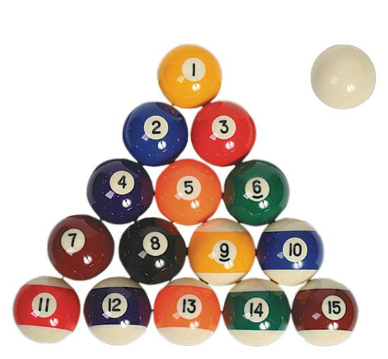
#> input picture 6. 이미지 다루기 및 데이터셋 구축/2022-12-07 OpenCV를 이용한 차량 번호판 감지 + 얼굴 인식 및 정렬/dgg.png, 388 x 359 px
$ python '2.1 opening.py'
#> lines starting #> are read from the running program, lines starting #| are printed output that depends on the picture; after the words box and inside, x2 and y2 are one past the last pixel; in counts of white or black regions, pixels touching at a corner belong together
"""
opening : erosin --> dilation(to delete dot noise)
"""
# 파일 경로 잡을 때(상대 위치)
# . --> 현재 위치
# .. --> 부모 디렉토리 위치

import numpy as np
import cv2
import matplotlib.pyplot as plt
import os
import koreanize_matplotlib

img = cv2.imread('./dgg.png', cv2.IMREAD_GRAYSCALE)
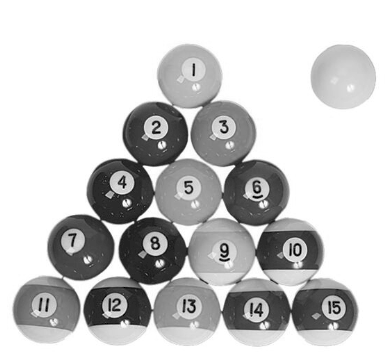
#> img: shape (359, 388); min 0, max 255, mean 202.7
_, mask = cv2.threshold(img, 230, 255, cv2.THRESH_BINARY_INV)
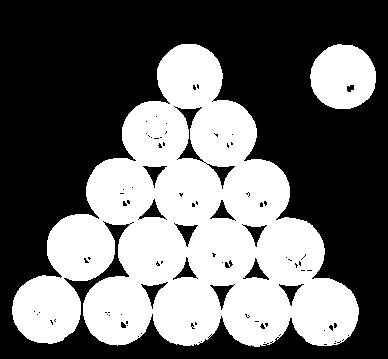
#> mask: shape (359, 388); 41.4% white; 2 white regions, box (x1, y1, x2, y2) and area: (12, 44, 359, 347) 54277, (310, 44, 376, 109) 3343

# data type : int, float --> python에서는 메모리 제한이 없음
kernel = np.ones((3,3), np.uint8)

N = 5
idx = 1
plt.figure(figsize=(15,15))

for i in range(1, N+1):
    erosion = cv2.erode(mask, kernel, iterations=i)
    opening = cv2.dilate(erosion, kernel, iterations=i)
    f_opening = cv2.morphologyEx(mask, cv2.MORPH_OPEN, kernel, iterations=i)

    plt.subplot(N,2,idx)
    idx += 1
    plt.imshow(opening, 'gray')
    plt.title(f'{i} manual opening')

    plt.subplot(N,2,idx)
    plt.imshow(f_opening, 'gray')
    plt.title(f'{i} function opening')
    idx += 1
#> this loop made 5 passes
#> pass 1, `erosion = cv2.erode(mask, kernel, iterations=i)`:
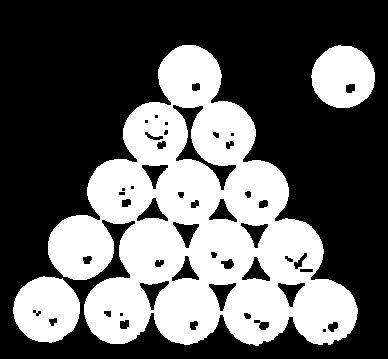
#> erosion: shape (359, 388); 37.8% white; 3 white regions, box (x1, y1, x2, y2) and area: (48, 45, 358, 346) 46276, (13, 276, 80, 343) 3382, (311, 45, 375, 108) 3052
#> pass 1, `opening = cv2.dilate(erosion, kernel, iterations=i)`:
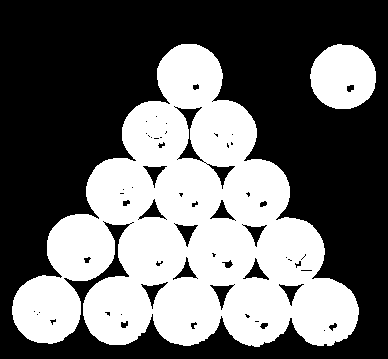
#> opening: shape (359, 388); 41.2% white; 2 white regions, box (x1, y1, x2, y2) and area: (12, 44, 359, 347) 54095, (310, 44, 376, 109) 3342
#> pass 2, `erosion = cv2.erode(mask, kernel, iterations=i)`:
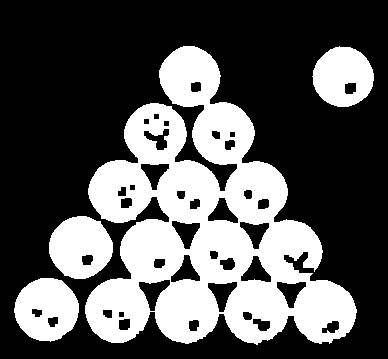
#> erosion: shape (359, 388); 34.2% white; 4 white regions, box (x1, y1, x2, y2) and area: (85, 46, 357, 345) 38825, (14, 278, 79, 342) 3045, (49, 216, 113, 279) 3005, (312, 46, 374, 107) 2762
#> after the loop:
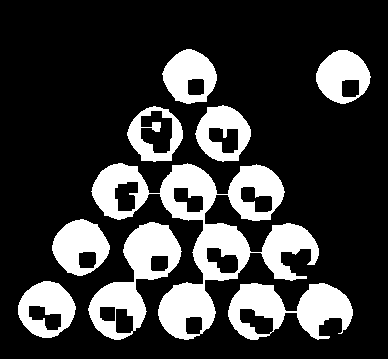
#> erosion: shape (359, 388); 22.6% white; 9 white regions, largest, box (x1, y1, x2, y2) and area: (91, 163, 319, 340) 12059, (88, 222, 182, 340) 4229, (228, 283, 353, 340) 4002
#> after the loop, idx = 11

plt.show()
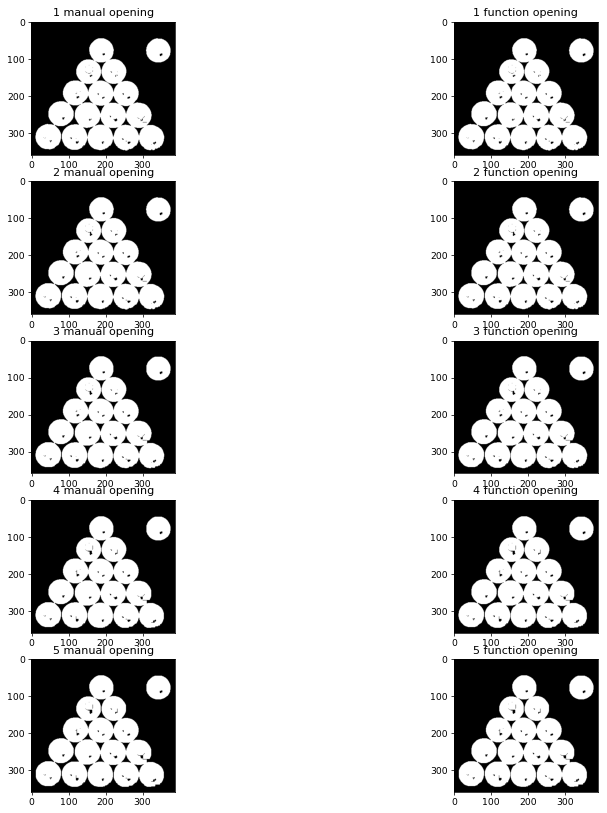
#> figure drawn by matplotlib, 10 panels

$ run again, with 6. 이미지 다루기 및 데이터셋 구축/2022-12-07 OpenCV를 이용한 차량 번호판 감지 + 얼굴 인식 및 정렬/face01.png copied over 6. 이미지 다루기 및 데이터셋 구축/2022-12-07 OpenCV를 이용한 차량 번호판 감지 + 얼굴 인식 및 정렬/dgg.png
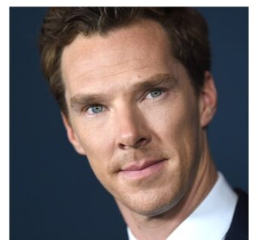
#> input picture 6. 이미지 다루기 및 데이터셋 구축/2022-12-07 OpenCV를 이용한 차량 번호판 감지 + 얼굴 인식 및 정렬/face01.png, 258 x 250 px
#> `_, mask = cv2.threshold(img, 230, 255, cv2.THRESH_BINARY_INV)`:
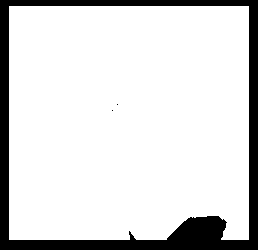
#> mask: shape (250, 258); 85.3% white; 3 black regions (2 under 20 px), largest, box (x1, y1, x2, y2) and area: (0, 0, 258, 250) 9450
#> after the loop `for i in range(1, N+1):`:
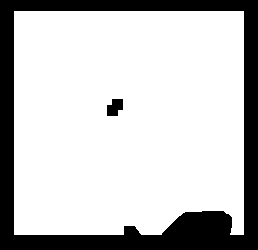
#> erosion: shape (250, 258); 77.2% white; 2 black regions, box (x1, y1, x2, y2) and area: (0, 0, 258, 250) 14473, (107, 99, 123, 116) 212
#> after the loop `for i in range(1, N+1):`: idx = 11
